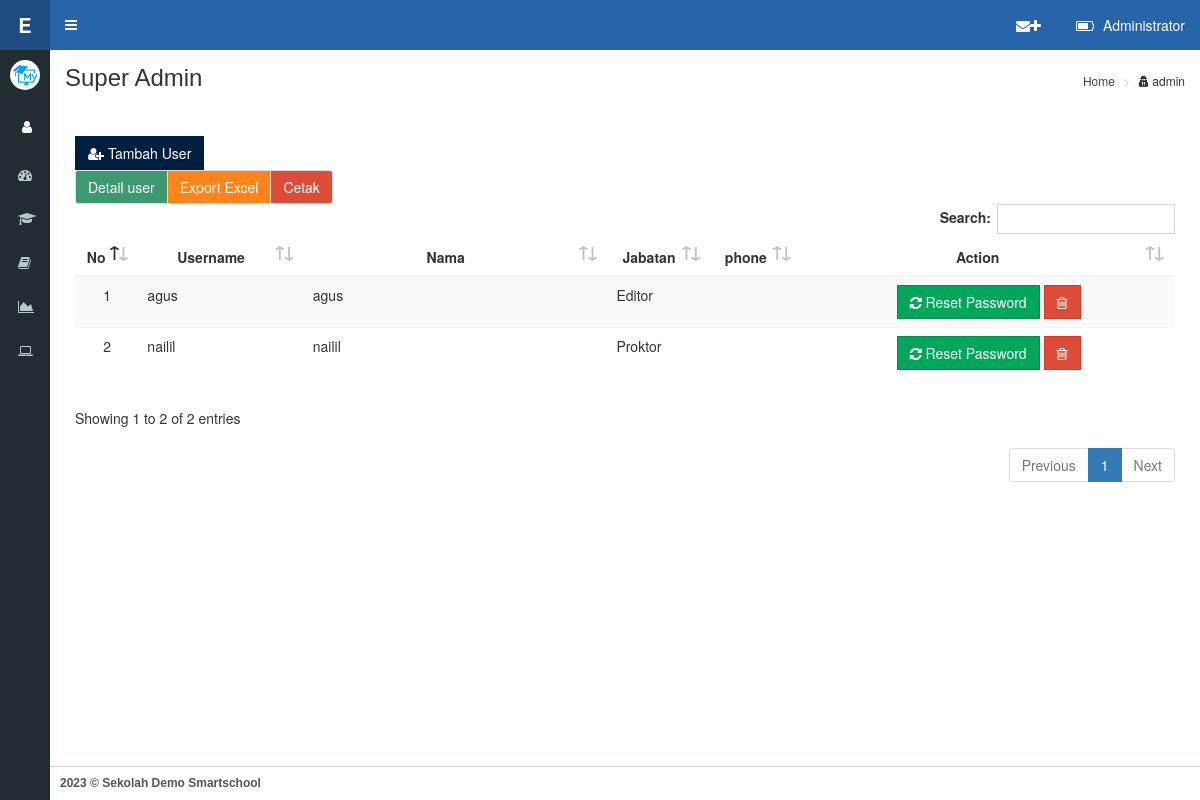
Page /on-admin/super.php (signed in) on the earlier database version.
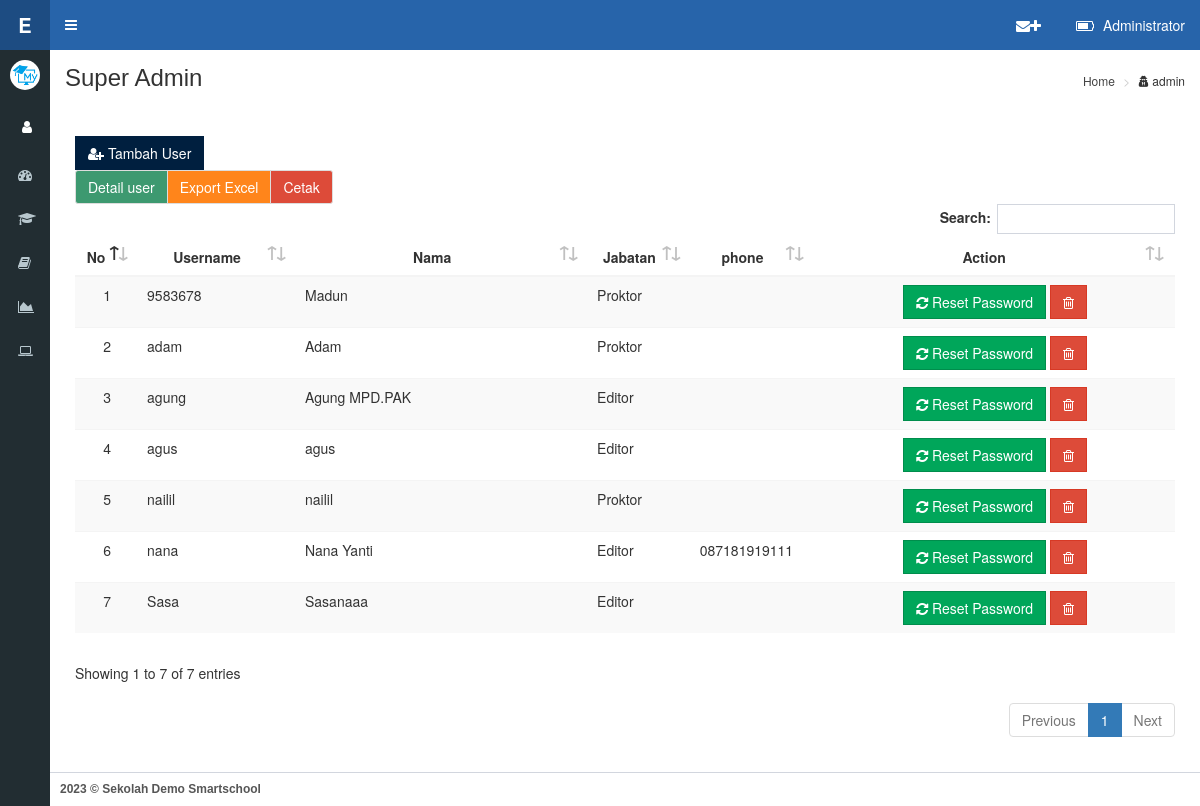
Same page on the later database version.
### tables this page shows
CREATE TABLE `profil` (
  `id` int(11) NOT NULL,
  `n_sekolah` varchar(30) NOT NULL,
  `sub_n_sekolah` varchar(100) NOT NULL,
  `kode_sekolah` varchar(30) NOT NULL,
  `logo` varchar(30) NOT NULL,
  `logo_ujian` varchar(30) NOT NULL,
  `jenis_ujian` text NOT NULL,
  `kota` varchar(30) NOT NULL,
  `tanggal` text NOT NULL,
  `th_ajaran` varchar(15) NOT NULL,
  `logo_kota` varchar(30) NOT NULL,
  `web` varchar(30) NOT NULL,
  `bg_login` varchar(30) NOT NULL,
  `kepsek` varchar(50) NOT NULL,
  `nip` varchar(20) NOT NULL
);

CREATE TABLE `users` (
  `id` int(10) NOT NULL,
  `nip` varchar(100) NOT NULL,
  `nama` varchar(100) NOT NULL,
  `jabatan` text NOT NULL,
  `pass` varchar(255) NOT NULL,
  `Id_User` int(11) NOT NULL DEFAULT 1,
  `Id_Usergroup_User` int(11) NOT NULL DEFAULT 1,
  `foto` varchar(100) DEFAULT NULL,
  `instagram` varchar(100) NOT NULL,
  `youtube` varchar(100) NOT NULL,
  `phone` varchar(20) NOT NULL,
  `admin_su` varchar(2) NOT NULL DEFAULT '0'
);

### on-admin/page/dt_admin.php (the view, shortened to what this page needs)
<thead>
	<tr>
		<th width="4%">No</th>
		<th width="15%">Username </th>
		<th width="25%">Nama</th>
		<th width="4%">Jabatan</th>
		<th width="4%">phone</th>
		<th width="30%">Action</th>
	</tr>
</thead>
<tbody>
	<?php
		$querydosen = mysqli_query ($konek, "SELECT * FROM users WHERE NOT admin_su=1 ORDER by nip ASC");
		$i=1;
		while ($ar = mysqli_fetch_array ($querydosen)){
		$adminsu =$ar['admin_su'];
		    $adminsu = str_replace("0", "Editor", $adminsu);
                        $adminsu = str_replace("2", "Proktor", $adminsu);
			echo "
				<tr>
					<td align=center>$i</td>
					<td>$ar[nip]</td>
					<td>$ar[nama]</td>
					<td>$adminsu</td>
					<td>$ar[phone]</td>
					<td>$ar[pass]</td>
					<td align=center>
					<a id='alert$i' href='page/resetpass.php?id=$ar[id]'><button type='button' class='btn btn-success btn-flat' onclick='myFunction2()'><i class='fa fa-refresh'></i> Reset Password</button></a>
					<a style='font-decoration:none;color:#222;' onClick='confirm_delete(\"page/user_delete.php?id=$ar[id]\")'><button type='button' class='btn btn-danger btn-flat'><i class='fa fa-trash-o'></i></button></a>
					</td>
				</tr>";
		$i++;
		}
	?>
</tbody>

### on-admin/super.php (shortened to what this page needs)
<?php
include ('../koneksi/koneksi.php');
?>
<!DOCTYPE html>
<html>
 <head>
    <link href="../js/sweetalert.css" rel="stylesheet" type="text/css"/>
	<?php
		include "bundle/bundle_css.php";
	?>
  </head>
  <?php
		include "tema/tema.php";
	?>
    <div class="wrapper">
      <?php
        include 'navbar/content_header.php';
      ?>
      <aside class="main-sidebar">
      <section class="sidebar">
      <?php
        include "navbar/userpanel.php";
      ?>
          <ul class="sidebar-menu" data-widget="tree">
                <li><a href="index.php"><i class="fa fa-tachometer"></i><span> Dashboard</span></a></li>
				<li><a href="siswa.php"><i class="fa fa-graduation-cap"></i><span> Management Siswa</span></a></li>
				<li class="treeview">
                  <a href="#">
                    <i class="fa fa-book"></i>
                  </a>
                </li>
				<li><a href="hasiltest.php"><i class="fa fa-area-chart"></i><span> Hasil Test</span></a></li>
				<li><a href="monitor.php"><i class="fa fa-laptop"></i><span> Monitoring Ujian</span></a></li>
          </ul>
        </section>
      </aside>
      <div class="content-wrapper">
        <section class="content-header">
          <h1>
            Super Admin
          </h1>
          <ol class="breadcrumb">
            <li><a href="#"> Home</a></li>
            <li><i class="fa fa-user-secret"></i> admin</li>
          </ol>
        </section>
               <section class="content">
          <div class="row">
            <div class="col-xs-12">
              <div class="box">
                <div class="box-header">
				</div>
                <div class="box-body">
<div class="btn-group" role="group" aria-label="...">
  <button type="button" class="btn bg-navy btn-flat " data-target="#ModalAdd" data-toggle="modal"><i class="fa fa-user-plus"></i> Tambah User</button>
</div>
				<div style="overflow-x:auto;" id="printableArea">
                <table id="data2" class="table table-hover table-striped">
					<?php
					include "page/dt_admin.php";
					?>
					</table>
				</div>
		</section>
    </div>
	<?php
		include	"navbar/content_footer.php";
	?>
    </div>
  </body>
</html>

### on-admin/navbar/userpanel.php (shortened to what this page needs)
<?php
$qq = mysqli_query ($konek, "SELECT * FROM profil where id='1'");
						while ($xx = mysqli_fetch_array ($qq)){
                        ?>
		<div class="user-panel">
            <div class="pull-left image">
              <img src="../aset/foto/<?php echo $xx['logo'];?>" class="img-circle" alt="User Image">
            </div>
		  </div>
		  <div class="user-panel">
            <div class="pull-left image">
			<a href="profil.php" data-toggle="tooltip" data-placement="right" title="Profil"><button id="cog" class="btn btn-default btn-md"><i class="fa fa-user"></i></button></a>
            <a href="theme.php" data-placement="right" data-toggle="tooltip" title="setting"><button id="cog" class="btn btn-default"><i class="fa fa-cog"></i></button></a>
            </div>
        </div>
<?php }?>

Differences in the rows shown:
added users: nip "9583678", nama "Madun", admin_su "Proktor"
added users: nip "adam", nama "Adam", admin_su "Proktor"
added users: nip "agung", nama "Agung MPD.PAK", admin_su "Editor"
added users: nip "nana", nama "Nana Yanti", admin_su "Editor", phone "087181919111"
added users: nip "Sasa", nama "Sasanaaa", admin_su "Editor"
Other differences:
text written by a page script: "Detail user Export Excel Cetak Search: Showing 1 to 2 of 2 entries Previous 1 Next" → "Detail user Export Excel Cetak Search: Showing 1 to 7 of 7 entries Previous 1 Next"
